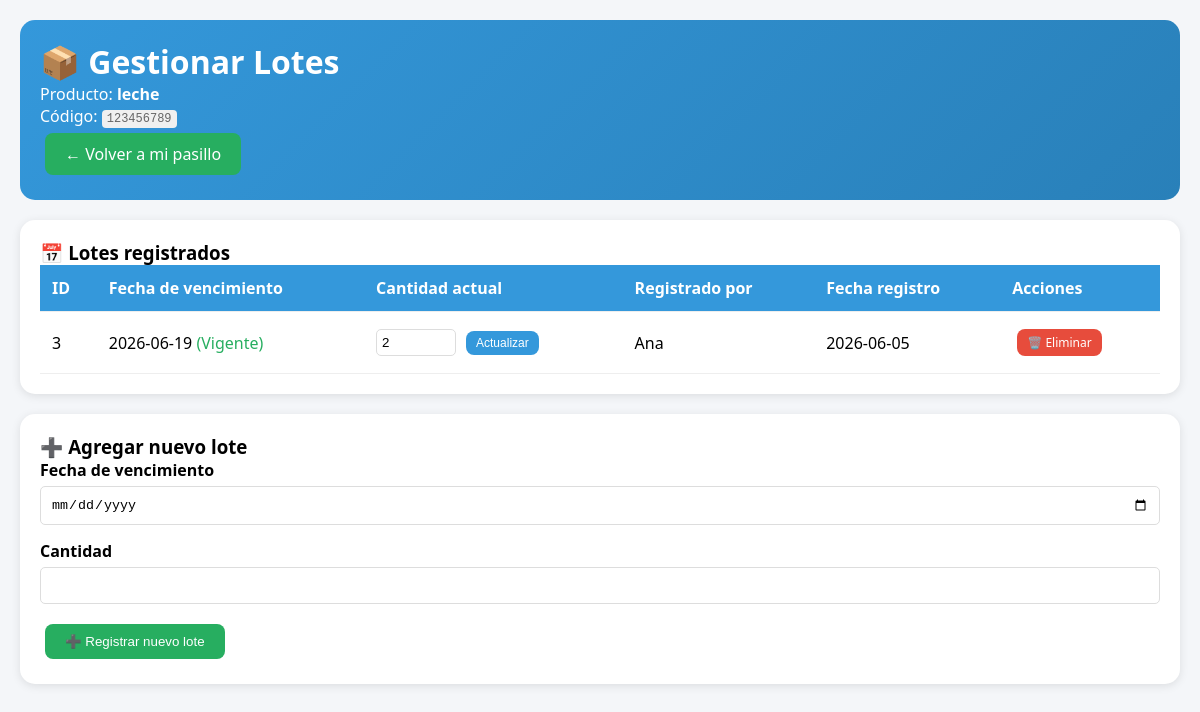
Page /gestionar_lotes/123456789 (signed in) on the committed database.
### tables this page shows
CREATE TABLE productos (
            codigo TEXT PRIMARY KEY,
            nombre TEXT,
            precio REAL,
            pasillo TEXT,
            usuario_responsable TEXT
        , uxb TEXT);

CREATE TABLE lotes (
            id INTEGER PRIMARY KEY AUTOINCREMENT,
            codigo_producto TEXT,
            fecha_vencimiento DATE,
            cantidad INTEGER,
            usuario_registra TEXT,
            fecha_registro DATE
        );

### app.py (the view)
@app.route('/gestionar_lotes/<codigo>')
def gestionar_lotes(codigo):
    if 'user_id' not in session:
        return redirect(url_for('login'))
    hoy = date.today().isoformat()
    conn = obtener_conexion()
    cursor = conn.cursor()
    cursor.execute("SELECT nombre FROM productos WHERE codigo=?", (codigo,))
    producto = cursor.fetchone()
    cursor.execute("""
        SELECT id, fecha_vencimiento, cantidad, usuario_registra, fecha_registro
        FROM lotes
        WHERE codigo_producto=?
        ORDER BY fecha_vencimiento ASC
    """, (codigo,))
    lotes = cursor.fetchall()
    conn.close()
    return render_template('gestionar_lotes.html',
                         producto=producto,
                         codigo=codigo,
                         lotes=lotes,
                         hoy=hoy)

### database.py (called while the page is built)
def obtener_conexion():
    return sqlite3.connect(DB_PATH)

### templates/gestionar_lotes.html (shortened to what this page needs)
<!DOCTYPE html>
<html>
<head>
</head>
<body>
    <div class="header">
        <h1>📦 Gestionar Lotes</h1>
        <p>Producto: <strong>{{ producto[0] }}</strong></p>
        <p>Código: <span class="codigo-barras">{{ codigo }}</span></p>
        <a href="/user_pasillo" class="btn btn-primary">← Volver a mi pasillo</a>
    </div>
    <div class="card">
        <h3>📅 Lotes registrados</h3>
        {% if lotes %}
        <table>
            <thead>
                <tr>
                    <th>ID</th>
                    <th>Fecha de vencimiento</th>
                    <th>Cantidad actual</th>
                    <th>Registrado por</th>
                    <th>Fecha registro</th>
                    <th>Acciones</th>
                </tr>
            </thead>
            <tbody>
                {% for l in lotes %}
                <tr class="{% if l[1] <= hoy %}alerta{% endif %}">
                    <td>{{ l[0] }}</td>
                    <td>
                        {{ l[1] }}
                        {% if l[1] <= hoy %}
                        <span class="vencido"> (VENCIDO)</span>
                        {% else %}
                        <span class="vigente"> (Vigente)</span>
                        {% endif %}
                    </td>
                    <td>
                        <form class="form-editar" method="POST" action="/editar_lote/{{ l[0] }}">
                            <input type="number" name="cantidad" value="{{ l[2] }}" required min="0">
                            <button type="submit" class="btn btn-info btn-sm">Actualizar</button>
                        </form>
                    </td>
                    <td>{{ l[3] }}</td>
                    <td>{{ l[4] }}</td>
                    <td>
                        <a href="/eliminar_lote/{{ l[0] }}" class="btn btn-danger btn-sm" onclick="return confirm('¿Eliminar este lote? Esta acción no se puede deshacer.')">🗑️ Eliminar</a>
                    </td>
                </tr>
                {% endfor %}
            </tbody>
        </table>
        {% else %}
        <p style="margin-top:10px; color:#666;">⚠️ No hay lotes registrados para este producto.</p>
        {% endif %}
    </div>
    <div class="card">
        <h3>➕ Agregar nuevo lote</h3>
        <form method="POST" action="/registrar_lote">
            <div class="form-group">
                <label>Fecha de vencimiento</label>
                <input type="date" name="fecha_vencimiento" required>
            </div>
            <div class="form-group">
                <label>Cantidad</label>
                <input type="number" name="cantidad" required min="1">
            </div>
            <button type="submit" class="btn btn-primary">➕ Registrar nuevo lote</button>
        </form>
    </div>
</body>
</html>

### templates/gestionar_lotes.html (style rules this page uses)
* { margin: 0; padding: 0; box-sizing: border-box; }
body { font-family: 'Segoe UI', Arial, sans-serif; background: #f4f6f9; padding: 20px; }
.header { background: linear-gradient(135deg, #3498db 0%, #2980b9 100%); color: white; padding: 20px; border-radius: 15px; margin-bottom: 20px; }
.btn { padding: 10px 20px; border: none; border-radius: 8px; cursor: pointer; text-decoration: none; display: inline-block; margin: 5px; }
.btn-primary { background: #27ae60; color: white; }
.btn-danger { background: #e74c3c; color: white; }
.btn-info { background: #3498db; color: white; }
.btn-sm { padding: 5px 10px; font-size: 12px; }
.card { background: white; padding: 20px; border-radius: 15px; margin-bottom: 20px; box-shadow: 0 2px 10px rgba(0,0,0,0.1); }
.form-group { margin-bottom: 15px; }
label { display: block; margin-bottom: 5px; font-weight: bold; }
input, select { width: 100%; padding: 10px; border: 1px solid #ddd; border-radius: 5px; }
table { width: 100%; border-collapse: collapse; }
th, td { padding: 12px; text-align: left; border-bottom: 1px solid #eee; }
th { background: #3498db; color: white; }
.codigo-barras { font-family: monospace; font-size: 12px; color: #666; background: #f0f0f0; padding: 2px 5px; border-radius: 4px; display: inline-block; }
.form-editar { display: inline-flex; gap: 5px; align-items: center; }
.form-editar input { width: 80px; padding: 5px; border: 1px solid #ddd; border-radius: 5px; }
.vigente { color: #27ae60; }

### rows in the picture
productos: nombre "leche"
lotes: id "3", fecha_vencimiento "2026-06-19", shows "(Vigente)", cantidad "2", usuario_registra "Ana", fecha_registro "2026-06-05"

### other values in the picture
{{ codigo }} "123456789"
